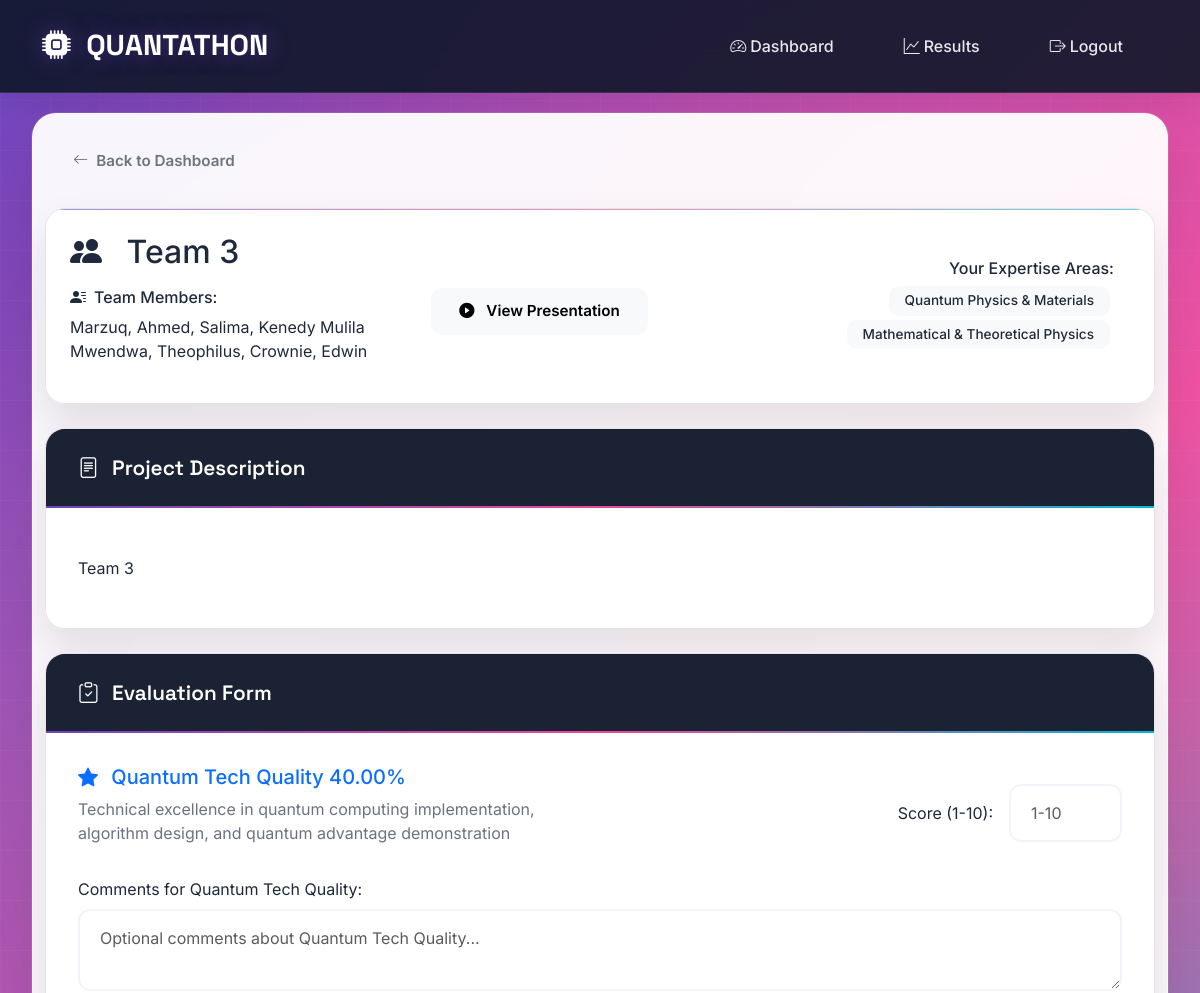
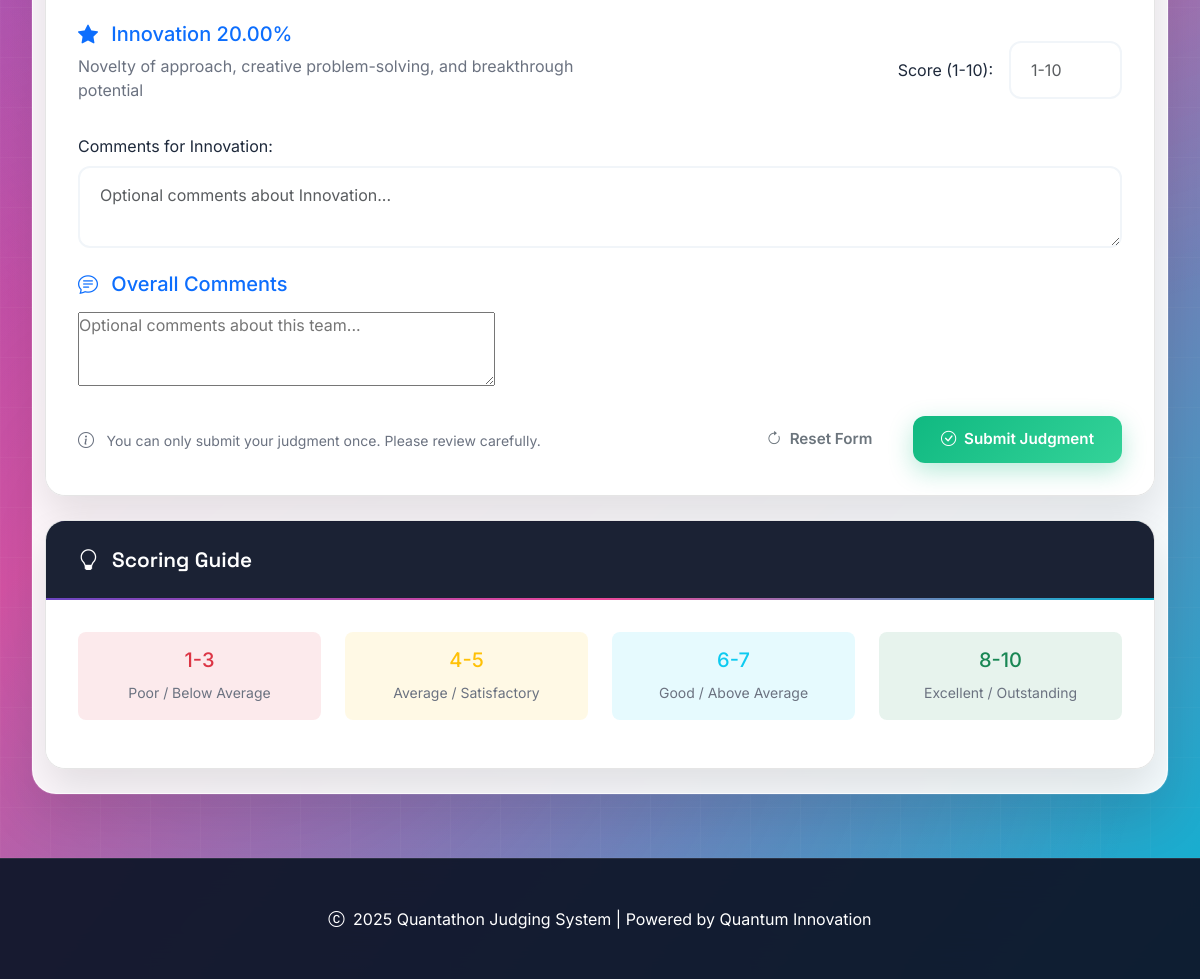
/judge/3/ (signed in), run on the app's committed database (2 pictures, top to bottom).
### judging/models.py (models this page shows, shortened)
class Team(models.Model):
    name = models.CharField(max_length=200)
    description = models.TextField()
    presentation_link = models.URLField(blank=True)
    members = models.TextField(help_text="Comma-separated list of team members")
    created_at = models.DateTimeField(auto_now_add=True)

class JudgeExpertise(models.Model):
    name = models.CharField(max_length=100)
    description = models.TextField(blank=True)

class JudgingCriteria(models.Model):
    name = models.CharField(max_length=100)
    description = models.TextField()
    weight = models.DecimalField(max_digits=5, decimal_places=2)  # e.g., 40.00 for 40%
    expertise_areas = models.ManyToManyField(JudgeExpertise, blank=True)
    class Meta:
        verbose_name_plural = "Judging Criteria"

### judging/views.py (the view)
# urls.py: path('judge/<int:team_id>/', views.judge_team, name='judge_team'),
def judge_team(request, team_id):
    if not request.user.is_authenticated:
        return redirect('/admin/login/')
    judge = get_object_or_404(Judge, user=request.user)
    team = get_object_or_404(Team, id=team_id)
    if Submission.objects.filter(judge=judge, team=team).exists():
        messages.warning(request, f'You have already judged {team.name}.')
        return redirect('judge_dashboard')
    if request.method == 'POST':
        form = TeamScoreForm(request.POST, judge=judge, team=team)
        if form.is_valid():
            with transaction.atomic():
                submission = Submission.objects.create(
                    judge=judge,
                    team=team,
                    comments=form.cleaned_data.get('comments', '')
                )
                judge_expertise = judge.expertise_areas.all()
                criteria = JudgingCriteria.objects.filter(
                    expertise_areas__in=judge_expertise
                ).distinct()
                for criterion in criteria:
                    score_value = form.cleaned_data.get(f'score_{criterion.id}')
                    score_comment = form.cleaned_data.get(f'comment_{criterion.id}', '')
                    if score_value:
                        Score.objects.create(
                            submission=submission,
                            criteria=criterion,
                            score=score_value,
                            comments=score_comment
                        )
                update_team_final_scores(team)
            messages.success(request, f'Successfully submitted judgment for {team.name}!')
            return redirect('judge_dashboard')
    else:
        form = TeamScoreForm(judge=judge, team=team)
    context = {
        'form': form,
        'team': team,
        'judge': judge,
    }
    return render(request, 'judging/judge_team.html', context)

### judging/templates/judging/judge_team.html (shortened to what this page needs)
{% extends 'judging/base.html' %}
{% block content %}
<div class="row mb-4">
    <div class="col-12">
        <a href="{% url 'judge_dashboard' %}" class="btn btn-outline-secondary">
            <i class="bi bi-arrow-left me-2"></i>Back to Dashboard
        </a>
    </div>
</div>
<div class="row mb-4">
    <div class="col-12">
        <div class="card border-0" style="background: linear-gradient(135deg, #667eea 0%, #764ba2 100%);">
            <div class="card-body text-white p-4">
                <div class="row align-items-center">
                    <div class="col-lg-8">
                        <h2 class="card-title mb-3">
                            <i class="bi bi-people-fill me-3"></i>
                            {{ team.name }}
                        </h2>
                        <div class="row">
                            <div class="col-md-6">
                                <h6><i class="bi bi-person-lines-fill me-2"></i>Team Members:</h6>
                                <p class="mb-3">{{ team.members }}</p>
                            </div>
                            <div class="col-md-6">
                                {% if team.presentation_link %}
                                    <a href="{{ team.presentation_link }}"
                                       target="_blank"
                                       class="btn btn-light btn-lg">
                                        <i class="bi bi-play-circle-fill me-2"></i>
                                        View Presentation
                                    </a>
                                {% endif %}
                            </div>
                        </div>
                    </div>
                    <div class="col-lg-4 text-lg-end">
                        <div class="bg-white bg-opacity-20 rounded-3 p-3">
                            <h6 class="mb-2">Your Expertise Areas:</h6>
                            {% for area in judge.expertise_areas.all %}
                                <span class="badge bg-light text-dark me-1 mb-1">{{ area.name }}</span>
                            {% endfor %}
                        </div>
                    </div>
                </div>
            </div>
        </div>
    </div>
</div>
<div class="row mb-4">
    <div class="col-12">
        <div class="card">
            <div class="card-header">
                <i class="bi bi-file-text me-2"></i>
                Project Description
            </div>
            <div class="card-body">
                <p class="card-text">{{ team.description|linebreaks }}</p>
            </div>
        </div>
    </div>
</div>
<div class="row">
    <div class="col-12">
        <div class="card">
            <div class="card-header">
                <i class="bi bi-clipboard-check me-2"></i>
                Evaluation Form
            </div>
            <div class="card-body">
                <form method="post" id="judgingForm">
                    <div class="criteria-sections">
                        {% for field in form %}
                            {% if 'score_' in field.name %}
                                {% with criteria_id=field.name|slice:"6:" %}
                                    <div class="criteria-section mb-4">
                                        <div class="row align-items-center">
                                            <div class="col-lg-6">
                                                <h5 class="text-primary mb-2">
                                                    <i class="bi bi-star-fill me-2"></i>
                                                    {{ field.label|cut:" (Weight:" |cut:")" }}
                                                </h5>
                                                <p class="text-muted mb-3">{{ field.help_text }}</p>
                                            </div>
                                            <div class="col-lg-6">
                                                <div class="d-flex align-items-center justify-content-lg-end">
                                                    <label class="form-label me-3 mb-0">Score (1-10):</label>
                                                    <div class="score-input-wrapper">
                                                        {{ field }}
                                                    </div>
                                                </div>
                                            </div>
                                        </div>
                                        {% for comment_field in form %}
                                            {% if comment_field.name == "comment_"|add:criteria_id %}
                                                <div class="mt-3">
                                                    <label class="form-label">{{ comment_field.label }}:</label>
                                                    {{ comment_field }}
                                                </div>
                                            {% endif %}
                                        {% endfor %}
                                    </div>
                                {% endwith %}
                            {% endif %}
                        {% endfor %}
                    </div>
                    <div class="criteria-section mb-4">
                        <h5 class="text-primary mb-3">
                            <i class="bi bi-chat-text me-2"></i>
                            Overall Comments
                        </h5>
                        <div class="mb-3">
                            {{ form.comments }}
                        </div>
                    </div>
                    <div class="row">
                        <div class="col-12">
                            <div class="d-flex justify-content-between align-items-center">
                                <div class="text-muted">
                                    <i class="bi bi-info-circle me-2"></i>
                                    <small>You can only submit your judgment once. Please review carefully.</small>
                                </div>
                                <div>
                                    <button type="button" class="btn btn-outline-secondary me-2" onclick="resetForm()">
                                        <i class="bi bi-arrow-clockwise me-2"></i>Reset Form
                                    </button>
                                    <button type="submit" class="btn btn-success btn-lg" id="submitBtn">
                                        <i class="bi bi-check-circle me-2"></i>Submit Judgment
                                    </button>
                                </div>
                            </div>
                        </div>
                    </div>
                </form>
            </div>
        </div>
    </div>
</div>
<div class="row mt-4">
    <div class="col-12">
        <div class="card border-info">
            <div class="card-header bg-info bg-opacity-10">
                <i class="bi bi-lightbulb me-2"></i>
                Scoring Guide
            </div>
            <div class="card-body">
                <div class="row">
                    <div class="col-md-3 text-center mb-3">
                        <div class="p-3 bg-danger bg-opacity-10 rounded-3">
                            <h5 class="text-danger">1-3</h5>
                            <small class="text-muted">Poor / Below Average</small>
                        </div>
                    </div>
                    <div class="col-md-3 text-center mb-3">
                        <div class="p-3 bg-warning bg-opacity-10 rounded-3">
                            <h5 class="text-warning">4-5</h5>
                            <small class="text-muted">Average / Satisfactory</small>
                        </div>
                    </div>
                    <div class="col-md-3 text-center mb-3">
                        <div class="p-3 bg-info bg-opacity-10 rounded-3">
                            <h5 class="text-info">6-7</h5>
                            <small class="text-muted">Good / Above Average</small>
                        </div>
                    </div>
                    <div class="col-md-3 text-center mb-3">
                        <div class="p-3 bg-success bg-opacity-10 rounded-3">
                            <h5 class="text-success">8-10</h5>
                            <small class="text-muted">Excellent / Outstanding</small>
                        </div>
                    </div>
                </div>
            </div>
        </div>
    </div>
</div>
{% endblock %}

### judging/templates/judging/base.html (style rules this page uses)
:root { --quantum-purple: #6B46C1; --quantum-blue: #3B82F6; --quantum-cyan: #06B6D4; --quantum-pink: #EC4899; --quantum-violet: #8B5CF6; --quantum-indigo: #4F46E5; --quantum-dark: #0F172A; --quantum-gray-900: #1E293B; --quantum-gray-800: #334155; --quantum-gray-700: #475569; --quantum-gray-100: #F1F5F9; --quantum-gray-50: #F8FAFC; --gradient-quantum: linear-gradient(135deg, var(--quantum-purple) 0%, var(--quantum-pink) 50%, var(--quantum-cyan) 100%); --gradient-dark: linear-gradient(135deg, var(--quantum-dark) 0%, var(--quantum-gray-900) 100%); --gradient-card: linear-gradient(145deg, rgba(255,255,255,0.9) 0%, rgba(255,255,255,0.7) 100%); --glass-bg: rgba(255, 255, 255, 0.1); --glass-border: rgba(255, 255, 255, 0.2); }
* { margin: 0; padding: 0; box-sizing: border-box; }
body { font-family: 'Inter', -apple-system, BlinkMacSystemFont, 'Segoe UI', sans-serif; background: var(--gradient-quantum); min-height: 100vh; color: var(--quantum-dark); position: relative; overflow-x: hidden; }
body::before { content: ''; position: fixed; top: 0; left: 0; width: 100%; height: 100%; background: radial-gradient(circle at 20% 80%, rgba(120, 119, 198, 0.3) 0%, transparent 50%), radial-gradient(circle at 80% 20%, rgba(255, 119, 198, 0.3) 0%, transparent 50%), radial-gradient(circle at 40% 40%, rgba(120, 219, 255, 0.3) 0%, transparent 50%); z-index: -2; animation: float 20s ease-in-out infinite; }
body::after { content: ''; position: fixed; top: 0; left: 0; width: 100%; height: 100%; background-image: linear-gradient(rgba(255,255,255,0.1) 1px, transparent 1px), linear-gradient(90deg, rgba(255,255,255,0.1) 1px, transparent 1px); background-size: 50px 50px; z-index: -1; opacity: 0.3; }
.card { background: rgba(255, 255, 255, 0.98) !important; backdrop-filter: blur(20px); border: 1px solid rgba(0, 0, 0, 0.1) !important; border-radius: 20px; box-shadow: 0 20px 40px rgba(0, 0, 0, 0.1), 0 0 0 1px rgba(255, 255, 255, 0.1); transition: all 0.4s ease; overflow: hidden; position: relative; color: #1E293B !important; }
.card::before { content: ''; position: absolute; top: 0; left: 0; right: 0; height: 1px; background: var(--gradient-quantum); opacity: 0.6; }
.card-header { background: rgba(15, 23, 42, 0.95) !important; color: white !important; border: none; padding: 1.5rem 2rem; font-weight: 600; font-size: 1.3rem; font-family: 'Space Grotesk', sans-serif; position: relative; }
.card-header::before { content: ''; position: absolute; bottom: 0; left: 0; right: 0; height: 2px; background: var(--gradient-quantum); }
.card-body { background: rgba(255, 255, 255, 0.98) !important; padding: 2rem; color: #1E293B !important; }
.btn { border-radius: 12px; padding: 12px 28px; font-weight: 600; font-size: 0.95rem; transition: all 0.3s ease; border: none; position: relative; overflow: hidden; }
.btn-success { background: linear-gradient(135deg, #10B981, #34D399); color: white; box-shadow: 0 8px 25px rgba(16, 185, 129, 0.3); }
.form-control, .form-select { border: 2px solid var(--quantum-gray-100); border-radius: 12px; padding: 15px 20px; transition: all 0.3s ease; background: rgba(255, 255, 255, 0.9); backdrop-filter: blur(10px); }
.badge { border-radius: 10px; padding: 8px 16px; font-weight: 500; font-size: 0.85rem; }
.badge.text-dark { color: #1F2937 !important; }
.text-muted { color: #6B7280 !important; }

### data on the page
Team: name "Team 3", members "Marzuq, Ahmed, Salima, Kenedy Mulila Mwendwa, Theophilus, Crownie, Edwin", description "Team 3"
JudgeExpertise: name "Quantum Physics & Materials"
JudgeExpertise: name "Mathematical & Theoretical Physics"
JudgingCriteria: help_text "Technical excellence in quantum computing implementation, algorithm design, and quantum advantage demonstration"
JudgingCriteria: help_text "Novelty of approach, creative problem-solving, and breakthrough potential"

### other printed values
{{ field.label|cut:" (Weight:" |cut:")" }} "Quantum Tech Quality 40.00%" "Innovation 20.00%"
{{ comment_field.label }} "Comments for Quantum Tech Quality" "Comments for Innovation"
